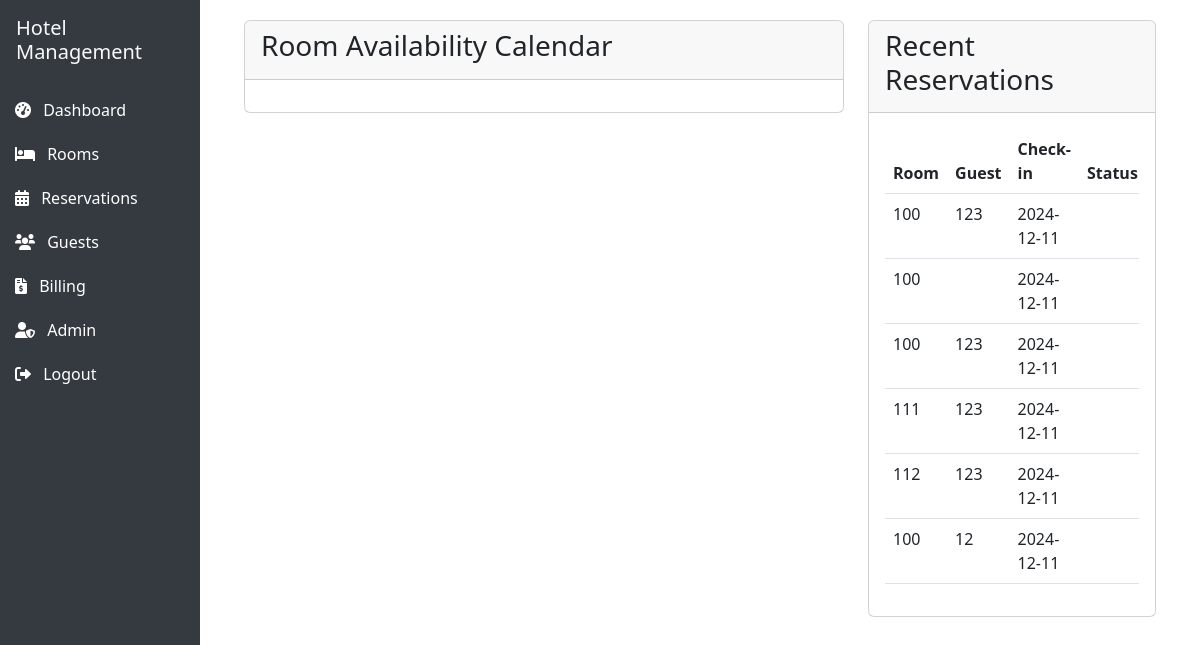
The app's page /reservations (signed in), older data.
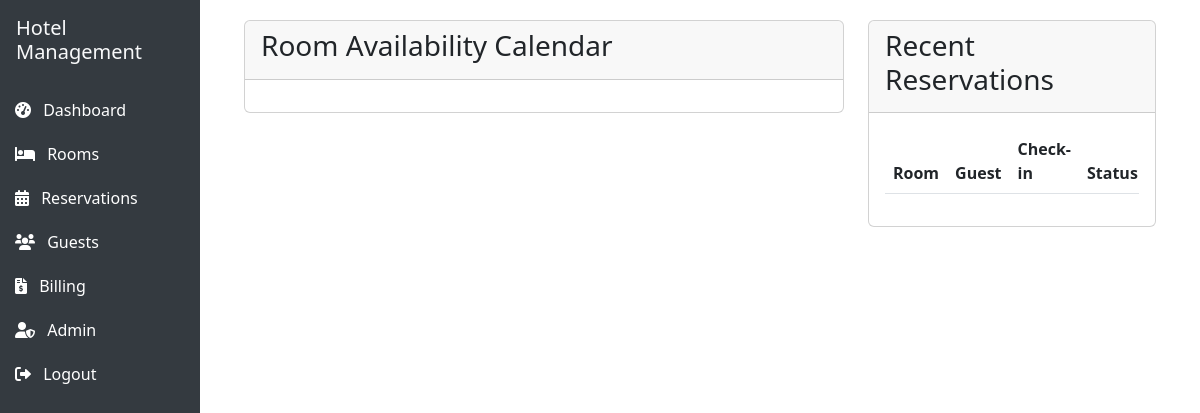
The same page, newer data.
### models.py (models this page shows, shortened)
class Reservation(db.Model):
    id: Mapped[int] = mapped_column(primary_key=True)
    guest_name: Mapped[str] = mapped_column(nullable=False)
    guest_email: Mapped[Optional[str]] = mapped_column()
    guest_phone: Mapped[Optional[str]] = mapped_column()
    guest_address: Mapped[Optional[str]] = mapped_column()
    id_type: Mapped[Optional[str]] = mapped_column()
    id_number: Mapped[Optional[str]] = mapped_column()
    room_id: Mapped[int] = mapped_column(db.ForeignKey('room.id'), nullable=False)
    check_in: Mapped[datetime] = mapped_column(nullable=False)
    check_out: Mapped[datetime] = mapped_column(nullable=False)
    actual_check_in: Mapped[Optional[datetime]] = mapped_column()
    actual_check_out: Mapped[Optional[datetime]] = mapped_column()
    status: Mapped[str] = mapped_column(default='reserved')
    total_amount: Mapped[float] = mapped_column(nullable=False, default=0.0)
    created_at: Mapped[datetime] = mapped_column(default=datetime.utcnow)
    updated_at: Mapped[datetime] = mapped_column(default=datetime.utcnow, onupdate=datetime.utcnow)
    special_requests: Mapped[Optional[str]] = mapped_column()
    number_of_guests: Mapped[int] = mapped_column(default=1)
    booking_source: Mapped[str] = mapped_column(default='direct')
    booking_notes: Mapped[Optional[str]] = mapped_column()
    is_ota_booking: Mapped[bool] = mapped_column(default=False)
    room: Mapped["Room"] = relationship(back_populates="reservations")
    payments: Mapped[List["Payment"]] = relationship(back_populates="reservation")
    ota_reservation: Mapped[Optional["OTAReservation"]] = relationship(back_populates="reservation", uselist=False)

class Room(db.Model):
    id: Mapped[int] = mapped_column(primary_key=True)
    room_number: Mapped[str] = mapped_column(unique=True, nullable=False)
    room_type: Mapped[str] = mapped_column(nullable=False)
    price: Mapped[float] = mapped_column(nullable=False)
    status: Mapped[str] = mapped_column(default='available')
    created_at: Mapped[datetime] = mapped_column(default=datetime.utcnow)
    updated_at: Mapped[datetime] = mapped_column(default=datetime.utcnow, onupdate=datetime.utcnow)
    reservations: Mapped[List["Reservation"]] = relationship(back_populates="room")
    housekeeping_tasks: Mapped[List["HousekeepingTask"]] = relationship(back_populates="room")

### app.py (the view)
@app.route('/reservations')
@login_required
def reservations():
    reservations = Reservation.query.all()
    rooms = Room.query.filter_by(status='available').all()  # Only show available rooms
    return render_template('reservations.html', reservations=reservations, rooms=rooms)

### app.py (called while the page is built)
@login_manager.user_loader
def load_user(user_id):
    return User.query.get(int(user_id))

### templates/reservations.html (shortened to what this page needs)
{% extends "base.html" %}
{% block head %}
<link href="https://cdn.jsdelivr.net/npm/fullcalendar@5.11.3/main.min.css" rel="stylesheet">
{% endblock %}
{% block content %}
<div class="container-fluid">
    <div class="row">
        <div class="col-md-8">
            <div class="card">
                <div class="card-header">
                    <h3 class="card-title">Room Availability Calendar</h3>
                </div>
                <div class="card-body">
                </div>
            </div>
        </div>
        <div class="col-md-4">
            <div class="card">
                <div class="card-header">
                    <h3 class="card-title">Recent Reservations</h3>
                </div>
                <div class="card-body">
                    <div class="table-responsive">
                        <table class="table table-hover">
                            <thead>
                                <tr>
                                    <th>Room</th>
                                    <th>Guest</th>
                                    <th>Check-in</th>
                                    <th>Status</th>
                                </tr>
                            </thead>
                            <tbody>
                                {% for reservation in reservations %}
                                <tr>
                                    <td>{{ reservation.room.room_number }}</td>
                                    <td>{{ reservation.guest_name }}</td>
                                    <td>{{ reservation.check_in.strftime('%Y-%m-%d') }}</td>
                                    <td><span class="badge bg-{{ reservation.status_color }}">{{ reservation.status }}</span></td>
                                </tr>
                                {% endfor %}
                            </tbody>
                        </table>
                    </div>
                </div>
            </div>
        </div>
    </div>
</div>
{% endblock %}

Row changes from the older to the newer data that the page shows:
removed Reservation: room.room_number "100", guest_name "123", check_in "2024-12-11"
removed Reservation: room.room_number "100", check_in "2024-12-11"
removed Reservation: room.room_number "100", guest_name "123", check_in "2024-12-11"
removed Reservation: room.room_number "111", guest_name "123", check_in "2024-12-11"
removed Reservation: room.room_number "112", guest_name "123", check_in "2024-12-11"
removed Reservation: room.room_number "100", guest_name "12", check_in "2024-12-11"
